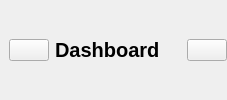
        <widget class="QWidget" name="headerFrame_3" native="true">
         <layout class="QHBoxLayout" name="horizontalLayout_32">
          <property name="spacing">
           <number>0</number>
          </property>
          <property name="leftMargin">
           <number>0</number>
          </property>
          <property name="topMargin">
           <number>0</number>
          </property>
          <property name="rightMargin">
           <number>0</number>
          </property>
          <property name="bottomMargin">
           <number>0</number>
          </property>
          <item alignment="Qt::AlignLeft">
           <widget class="QWidget" name="widget_11" native="true">
            <layout class="QHBoxLayout" name="horizontalLayout_33">
             <item>
              <widget class="QPushButton" name="menuBtn_3">
               <property name="text">
                <string/>
               </property>
               <property name="icon">
                <iconset>
                 <normaloff>:/whiteIcons/assets/icons/white/menu.svg</normaloff>:/whiteIcons/assets/icons/white/menu.svg</iconset>
               </property>
               <property name="iconSize">
                <size>
                 <width>24</width>
                 <height>24</height>
                </size>
               </property>
              </widget>
             </item>
             <item>
              <widget class="QLabel" name="appHeader_3">
               <property name="font">
                <font>
                 <pointsize>15</pointsize>
                 <weight>75</weight>
                 <bold>true</bold>
                </font>
               </property>
               <property name="text">
                <string>Dashboard</string>
               </property>
              </widget>
             </item>
            </layout>
           </widget>
          </item>
          <item alignment="Qt::AlignHCenter">
           <widget class="QWidget" name="widget_12" native="true">
            <layout class="QHBoxLayout" name="horizontalLayout_34"/>
           </widget>
          </item>
          <item alignment="Qt::AlignRight">
           <widget class="QWidget" name="widget_13" native="true">
            <layout class="QHBoxLayout" name="horizontalLayout_35">
             <property name="spacing">
              <number>0</number>
             </property>
             <property name="leftMargin">
              <number>0</number>
             </property>
             <property name="topMargin">
              <number>0</number>
             </property>
             <property name="rightMargin">
              <number>0</number>
             </property>
             <property name="bottomMargin">
              <number>0</number>
             </property>
             <item>
              <widget class="QPushButton" name="accountBtn">
               <property name="text">
                <string/>
               </property>
               <property name="icon">
                <iconset>
                 <normaloff>:/whiteIcons/assets/icons/white/user.svg</normaloff>:/whiteIcons/assets/icons/white/user.svg</iconset>
               </property>
               <property name="iconSize">
                <size>
                 <width>32</width>
                 <height>32</height>
                </size>
               </property>
              </widget>
             </item>
            </layout>
           </widget>
          </item>
         </layout>
        </widget>
